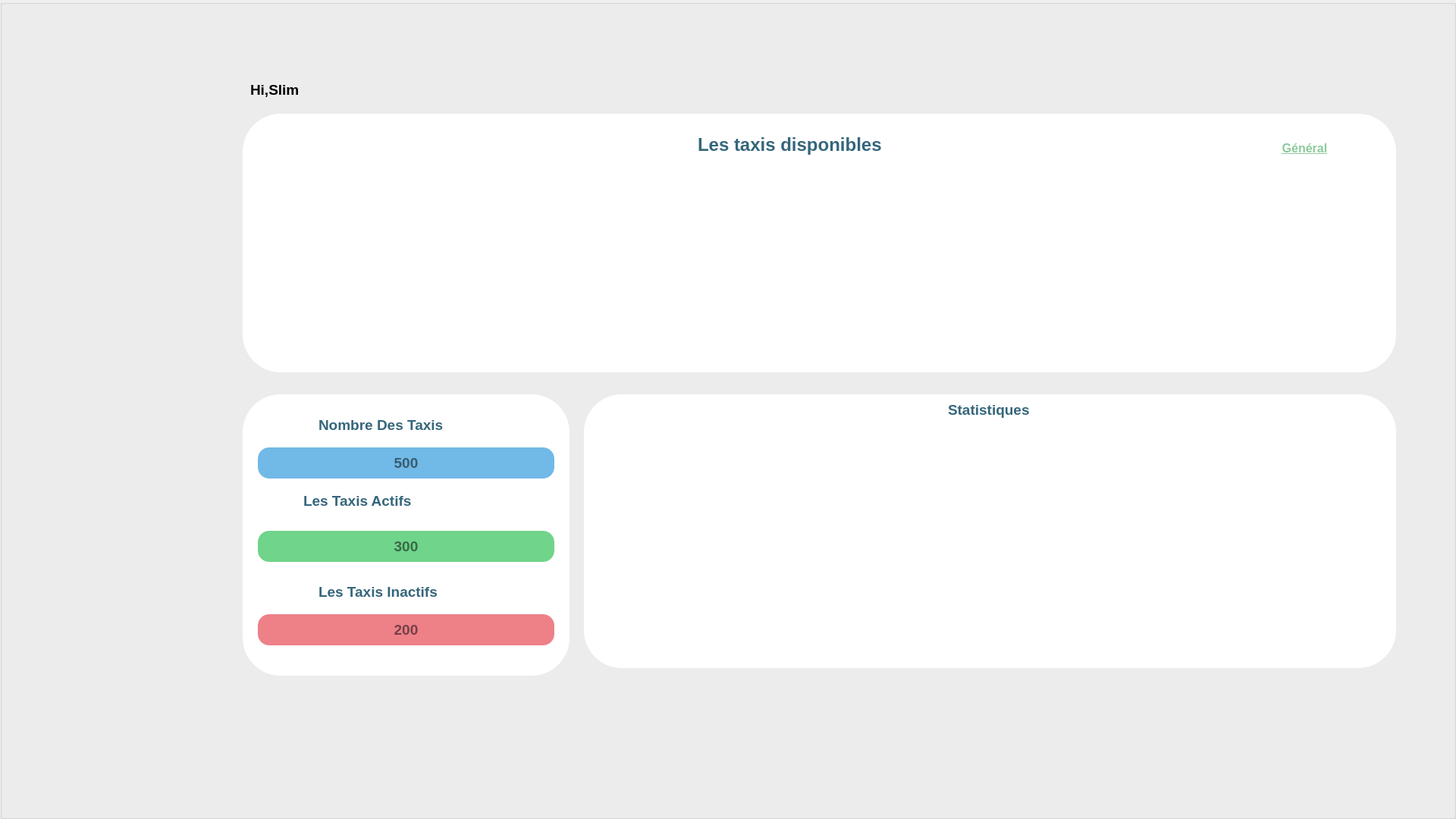
   <widget class="QGroupBox" name="groupBox">
    <property name="geometry">
     <rect>
      <x>0</x>
      <y>0</y>
      <width>1920</width>
      <height>1080</height>
     </rect>
    </property>
    <property name="title">
     <string/>
    </property>
    <widget class="QLabel" name="label_2">
     <property name="geometry">
      <rect>
       <x>220</x>
       <y>70</y>
       <width>111</width>
       <height>101</height>
      </rect>
     </property>
     <property name="styleSheet">
      <string notr="true">background-image: url(:/res/ABED.png);</string>
     </property>
     <property name="text">
      <string/>
     </property>
    </widget>
    <widget class="QLabel" name="label_3">
     <property name="geometry">
      <rect>
       <x>330</x>
       <y>88</y>
       <width>241</width>
       <height>61</height>
      </rect>
     </property>
     <property name="font">
      <font>
       <pointsize>14</pointsize>
       <weight>75</weight>
       <bold>true</bold>
      </font>
     </property>
     <property name="text">
      <string>Hi,Slim</string>
     </property>
    </widget>
    <widget class="QLabel" name="label_6">
     <property name="geometry">
      <rect>
       <x>1030</x>
       <y>170</y>
       <width>181</width>
       <height>121</height>
      </rect>
     </property>
     <property name="text">
      <string/>
     </property>
    </widget>
    <widget class="QLabel" name="label_8">
     <property name="geometry">
      <rect>
       <x>320</x>
       <y>520</y>
       <width>431</width>
       <height>371</height>
      </rect>
     </property>
     <property name="styleSheet">
      <string notr="true">background-color:rgb(255,255,255);
border-radius:50px;</string>
     </property>
     <property name="text">
      <string/>
     </property>
    </widget>
    <widget class="QLabel" name="label_9">
     <property name="geometry">
      <rect>
       <x>320</x>
       <y>150</y>
       <width>1521</width>
       <height>341</height>
      </rect>
     </property>
     <property name="styleSheet">
      <string notr="true">background-color:rgb(255,255,255);
border-radius:50px;</string>
     </property>
     <property name="text">
      <string/>
     </property>
    </widget>
    <widget class="QLabel" name="label_12">
     <property name="geometry">
      <rect>
       <x>770</x>
       <y>520</y>
       <width>1071</width>
       <height>361</height>
      </rect>
     </property>
     <property name="styleSheet">
      <string notr="true">background-color:rgb(255,255,255);
border-radius:50px;</string>
     </property>
     <property name="text">
      <string/>
     </property>
    </widget>
    <widget class="QLabel" name="label_13">
     <property name="geometry">
      <rect>
       <x>820</x>
       <y>570</y>
       <width>971</width>
       <height>291</height>
      </rect>
     </property>
     <property name="text">
      <string/>
     </property>
    </widget>
    <widget class="QLabel" name="label_14">
     <property name="geometry">
      <rect>
       <x>1250</x>
       <y>500</y>
       <width>191</width>
       <height>81</height>
      </rect>
     </property>
     <property name="font">
      <font>
       <pointsize>14</pointsize>
       <weight>75</weight>
       <bold>true</bold>
      </font>
     </property>
     <property name="styleSheet">
      <string notr="true">color:rgb(53,102,123);</string>
     </property>
     <property name="text">
      <string>Statistiques</string>
     </property>
    </widget>
    <widget class="QPushButton" name="pushButton_5">
     <property name="geometry">
      <rect>
       <x>1620</x>
       <y>160</y>
       <width>201</width>
       <height>71</height>
      </rect>
     </property>
     <property name="font">
      <font>
       <pointsize>12</pointsize>
       <weight>75</weight>
       <bold>true</bold>
       <underline>true</underline>
      </font>
     </property>
     <property name="styleSheet">
      <string notr="true">QPushButton{
border:none;
color:rgb(140,202,154);
}
QPushButton:hover{
border:none;
color:rgb(0,0,0);
}
</string>
     </property>
     <property name="text">
      <string>Général</string>
     </property>
    </widget>
    <widget class="QLabel" name="label_17">
     <property name="geometry">
      <rect>
       <x>920</x>
       <y>150</y>
       <width>331</width>
       <height>81</height>
      </rect>
     </property>
     <property name="font">
      <font>
       <pointsize>18</pointsize>
       <weight>75</weight>
       <bold>true</bold>
      </font>
     </property>
     <property name="styleSheet">
      <string notr="true">color:rgb(53,102,123);</string>
     </property>
     <property name="text">
      <string>Les taxis disponibles </string>
     </property>
    </widget>
    <widget class="QTableView" name="tableView_3">
     <property name="geometry">
      <rect>
       <x>380</x>
       <y>240</y>
       <width>1441</width>
       <height>231</height>
      </rect>
     </property>
     <property name="styleSheet">
      <string notr="true">border:none;
border-color: rgb(53,102,123);
border-top-color:rgb(53,102,123);</string>
     </property>
    </widget>
    <widget class="QLabel" name="label_18">
     <property name="geometry">
      <rect>
       <x>420</x>
       <y>520</y>
       <width>281</width>
       <height>81</height>
      </rect>
     </property>
     <property name="font">
      <font>
       <pointsize>14</pointsize>
       <weight>75</weight>
       <bold>true</bold>
      </font>
     </property>
     <property name="styleSheet">
      <string notr="true">color:rgb(53,102,123);</string>
     </property>
     <property name="text">
      <string>Nombre Des Taxis</string>
     </property>
    </widget>
    <widget class="QLabel" name="label_20">
     <property name="geometry">
      <rect>
       <x>400</x>
       <y>620</y>
       <width>281</width>
       <height>81</height>
      </rect>
     </property>
     <property name="font">
      <font>
       <pointsize>14</pointsize>
       <weight>75</weight>
       <bold>true</bold>
      </font>
     </property>
     <property name="styleSheet">
      <string notr="true">color:rgb(53,102,123);</string>
     </property>
     <property name="text">
      <string>Les Taxis Actifs</string>
     </property>
    </widget>
    <widget class="QLabel" name="label_21">
     <property name="geometry">
      <rect>
       <x>420</x>
       <y>740</y>
       <width>281</width>
       <height>81</height>
      </rect>
     </property>
     <property name="font">
      <font>
       <pointsize>14</pointsize>
       <weight>75</weight>
       <bold>true</bold>
      </font>
     </property>
     <property name="styleSheet">
      <string notr="true">color:rgb(53,102,123);</string>
     </property>
     <property name="text">
      <string>Les Taxis Inactifs</string>
     </property>
    </widget>
    <widget class="QLabel" name="label_22">
     <property name="geometry">
      <rect>
       <x>270</x>
       <y>470</y>
       <width>171</width>
       <height>131</height>
      </rect>
     </property>
     <property name="styleSheet">
      <string notr="true">background-image: url(:/res/Icone.png);</string>
     </property>
     <property name="text">
      <string/>
     </property>
    </widget>
    <widget class="QPushButton" name="pushButton_14">
     <property name="geometry">
      <rect>
       <x>720</x>
       <y>160</y>
       <width>191</width>
       <height>61</height>
      </rect>
     </property>
     <property name="styleSheet">
      <string notr="true">border-radius:20px;
background-color:rgb(220,220,220);</string>
     </property>
     <property name="text">
      <string>Ajouter </string>
     </property>
    </widget>
    <widget class="QPushButton" name="pushButton_16">
     <property name="geometry">
      <rect>
       <x>1000</x>
       <y>160</y>
       <width>191</width>
       <height>61</height>
      </rect>
     </property>
     <property name="styleSheet">
      <string notr="true">border-radius:20px;
background-color:rgb(220,220,220);</string>
     </property>
     <property name="text">
      <string>Supprimer </string>
     </property>
    </widget>
    <widget class="QPushButton" name="pushButton_20">
     <property name="geometry">
      <rect>
       <x>1280</x>
       <y>160</y>
       <width>191</width>
       <height>61</height>
      </rect>
     </property>
     <property name="styleSheet">
      <string notr="true">border-radius:20px;
background-color:rgb(220,220,220);</string>
     </property>
     <property name="text">
      <string>Mise à jour </string>
     </property>
    </widget>
    <widget class="QLineEdit" name="lineEdit_5">
     <property name="geometry">
      <rect>
       <x>340</x>
       <y>590</y>
       <width>391</width>
       <height>41</height>
      </rect>
     </property>
     <property name="font">
      <font>
       <pointsize>14</pointsize>
       <weight>75</weight>
       <bold>true</bold>
      </font>
     </property>
     <property name="styleSheet">
      <string notr="true">border-radius:15px;
background-color:rgb(113,185,230);</string>
     </property>
     <property name="alignment">
      <set>Qt::AlignCenter</set>
     </property>
     <property name="readOnly">
      <bool>true</bool>
     </property>
     <property name="placeholderText">
      <string>500</string>
     </property>
    </widget>
    <widget class="QLineEdit" name="lineEdit_8">
     <property name="geometry">
      <rect>
       <x>340</x>
       <y>700</y>
       <width>391</width>
       <height>41</height>
      </rect>
     </property>
     <property name="font">
      <font>
       <pointsize>14</pointsize>
       <weight>75</weight>
       <bold>true</bold>
      </font>
     </property>
     <property name="styleSheet">
      <string notr="true">border-radius:15px;
background-color:rgb(112,212,138);</string>
     </property>
     <property name="alignment">
      <set>Qt::AlignCenter</set>
     </property>
     <property name="readOnly">
      <bool>true</bool>
     </property>
     <property name="placeholderText">
      <string>300</string>
     </property>
    </widget>
    <widget class="QLineEdit" name="lineEdit_9">
     <property name="geometry">
      <rect>
       <x>340</x>
       <y>810</y>
       <width>391</width>
       <height>41</height>
      </rect>
     </property>
     <property name="font">
      <font>
       <pointsize>14</pointsize>
       <weight>75</weight>
       <bold>true</bold>
      </font>
     </property>
     <property name="styleSheet">
      <string notr="true">border-radius:15px;
background-color:rgb(238,128,136);</string>
     </property>
     <property name="alignment">
      <set>Qt::AlignCenter</set>
     </property>
     <property name="readOnly">
      <bool>true</bool>
     </property>
     <property name="placeholderText">
      <string>200</string>
     </property>
    </widget>
    <widget class="QPushButton" name="pushButton_12">
     <property name="geometry">
      <rect>
       <x>1730</x>
       <y>43</y>
       <width>111</width>
       <height>71</height>
      </rect>
     </property>
     <property name="styleSheet">
      <string notr="true">background-image: url(:/res/x.png);
border:none;</string>
     </property>
     <property name="text">
      <string/>
     </property>
    </widget>
    <widget class="QLabel" name="label_32">
     <property name="geometry">
      <rect>
       <x>1770</x>
       <y>181</y>
       <width>31</width>
       <height>31</height>
      </rect>
     </property>
     <property name="styleSheet">
      <string notr="true">background-image: url(:/res/adjust.png);</string>
     </property>
     <property name="text">
      <string/>
     </property>
    </widget>
    <widget class="QPushButton" name="pushButton">
     <property name="geometry">
      <rect>
       <x>930</x>
       <y>1510</y>
       <width>93</width>
       <height>28</height>
      </rect>
     </property>
     <property name="text">
      <string>PushButton</string>
     </property>
    </widget>
    <widget class="QGroupBox" name="groupBox_14">
     <property name="geometry">
      <rect>
       <x>-410</x>
       <y>340</y>
       <width>571</width>
       <height>541</height>
      </rect>
     </property>
     <property name="styleSheet">
      <string notr="true">background-image: url(:/res/Artboard 1.png);
border:none;</string>
     </property>
     <property name="title">
      <string/>
     </property>
     <widget class="QPushButton" name="pushButton_38">
      <property name="geometry">
       <rect>
        <x>180</x>
        <y>350</y>
        <width>141</width>
        <height>41</height>
       </rect>
      </property>
      <property name="font">
       <font>
        <pointsize>9</pointsize>
        <weight>75</weight>
        <bold>true</bold>
       </font>
      </property>
      <property name="styleSheet">
       <string notr="true">QPushButton{
border-radius:20px;
border:none;
background-color:rgb(255,255,255);
color:rgb(0,0,0,);
}
QPushButton:hover{
border:none;
background-color:rgb(0,0,0);
color:rgb(255,255,255);
}
</string>
      </property>
      <property name="text">
       <string>ok</string>
      </property>
     </widget>
    </widget>
    <zorder>pushButton</zorder>
    <zorder>pushButton_14</zorder>
    <zorder>pushButton_16</zorder>
    <zorder>pushButton_20</zorder>
    <zorder>label_6</zorder>
    <zorder>label_8</zorder>
    <zorder>label_9</zorder>
    <zorder>label_12</zorder>
    <zorder>label_13</zorder>
    <zorder>label_14</zorder>
    <zorder>pushButton_5</zorder>
    <zorder>label_17</zorder>
    <zorder>tableView_3</zorder>
    <zorder>label_18</zorder>
    <zorder>label_20</zorder>
    <zorder>label_21</zorder>
    <zorder>label_22</zorder>
    <zorder>label_2</zorder>
    <zorder>label_3</zorder>
    <zorder>lineEdit_5</zorder>
    <zorder>lineEdit_8</zorder>
    <zorder>lineEdit_9</zorder>
    <zorder>pushButton_12</zorder>
    <zorder>label_32</zorder>
    <zorder>groupBox_14</zorder>
   </widget>
